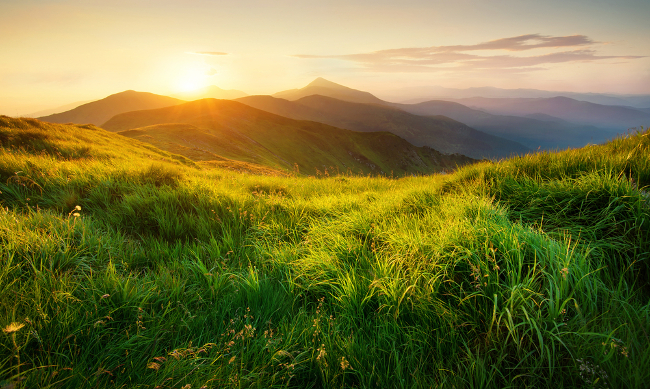
#> input picture obraz.jpg, 650 x 389 px
$ jupyter execute lab2.ipynb
#> lines starting #> are read from the running program, lines starting #| are printed output that depends on the picture
# Cyfrowe Przetwarzanie Sygnałów i Obrazów - raport z zajęć

## Ćwiczenie 5

Napisz skrypt w Pythonie/Matlabie umożliwiający wczytywanie i wi-
zualizację badanych obrazów. Program powinien umożliwiać
1. wyświetlanie obrazu wczytanego z pliku o podanej nazwie,
2. sporządzenie wykresów zmian poziomu szarości wzdłuż wybranej linii poziomej
lub pionowej o zadanej współrzędnej,
3. wybór podobrazu (prostokątnego obszaru) o podanych współrzędnych oraz jego
zapis do pliku o zadanej nazwie.

[cell 1]
import matplotlib.pyplot as plt  # import biblioteki MatPlotLib
import numpy as np  # import biblioteki NumPy
from PIL import Image  # import biblioteki Pillow

if __name__ == '__main__':
    fname = 'obraz.jpg'  # nazwa pliku
    y1 = 0
    y2 = 150
    x1 = 0
    x2 = 300
    image_color = Image.open(fname)  # otwarcie i indentyfikacja obrazu
#> image_color is the input picture: PIL image 650x389 RGB; mean R, G, B 119, 115.4, 56.9
    img_color = np.asarray(image_color)  # konwersja obrazu w tablicę
    plt.imshow(img_color)  # wyświetlenie tablicy jako zdjęcia

    image_grayscale = Image.open(fname).convert("L")  # convert("L") - konwersja zdjęcia do skali szarości
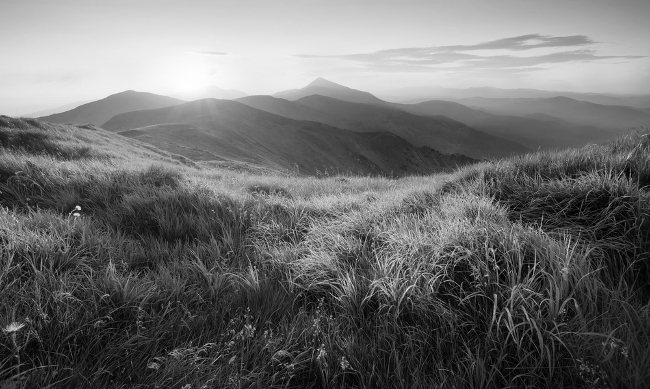
#> image_grayscale: PIL image 650x389 L; min 0, max 255, mean 109.8
    img_gray = np.asarray(image_grayscale)

    plt.figure(figsize=(15, 10))  # tworzenie nowej figury o rozmiarach podanych w calach

    plt.subplot(1, 2, 1)  # dodanie podwykresu do figury
    plt.title('Obraz')  # dodanie tytułu podwykresu
    plt.imshow(img_gray, cmap='gray', vmin=0,
               vmax=255)  # cmap - mapa kolorów, vmin i vmax - zakres, który obejmuje mapa kolorów.

    plt.subplot(1, 2, 2)
    plt.title('Histogram')
    plt.hist(img_gray)  # wykreślanie histogramu na podstawie danych w tablicy
    plt.show()
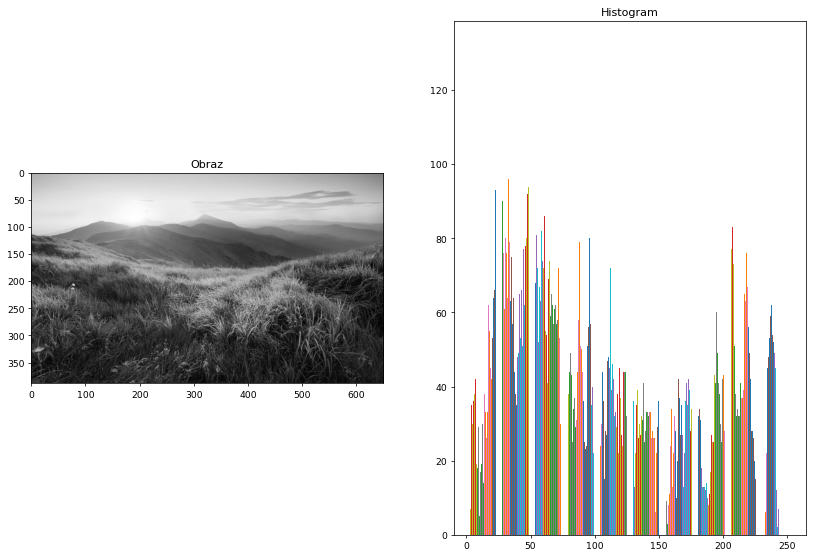
#> figure drawn by matplotlib, 2 panels; panel 2: tallest bar 90 high, from x = 28.08 to 28.11; panel 2: tallest bar 90 high, from x = 28.11 to 28.14

    img_cropped = img_gray[y1:y2, x1:x2]  # przypisanie zmiennej img_cropped części talibicy img_gray
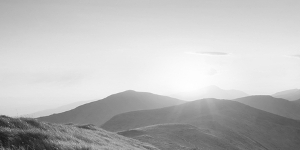
#> img_cropped: shape (150, 300); min 24, max 255, mean 190.6
    plt.imshow(img_cropped, cmap='gray', vmin=0, vmax=255)
    plt.show()  # zapisanie figury
